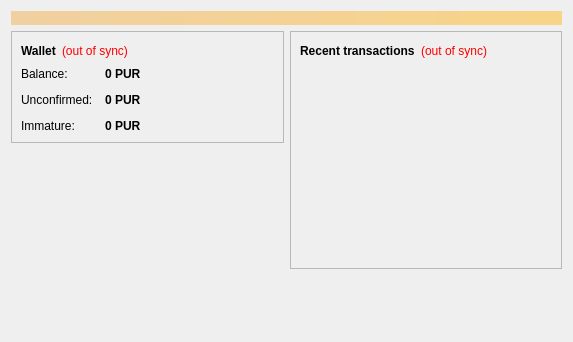
<?xml version="1.0" encoding="UTF-8"?>
<ui version="4.0">
 <class>OverviewPage</class>
 <widget class="QWidget" name="OverviewPage">
  <property name="geometry">
   <rect>
    <x>0</x>
    <y>0</y>
    <width>573</width>
    <height>342</height>
   </rect>
  </property>
  <property name="windowTitle">
   <string>Form</string>
  </property>
  <layout class="QVBoxLayout" name="topLayout">
   <item>
    <widget class="QLabel" name="labelAlerts">
     <property name="visible">
      <bool>false</bool>
     </property>
     <property name="styleSheet">
      <string notr="true">background-color: qlineargradient(x1: 0, y1: 0, x2: 1, y2: 0, stop:0 #F0D0A0, stop:1 #F8D488); color:#000000;</string>
     </property>
     <property name="wordWrap">
      <bool>true</bool>
     </property>
     <property name="margin">
      <number>3</number>
     </property>
    </widget>
   </item>
   <item>
    <layout class="QHBoxLayout" name="horizontalLayout" stretch="1,1">
     <item>
      <layout class="QVBoxLayout" name="verticalLayout_2">
       <item>
        <widget class="QFrame" name="frame">
         <property name="frameShape">
          <enum>QFrame::StyledPanel</enum>
         </property>
         <property name="frameShadow">
          <enum>QFrame::Raised</enum>
         </property>
         <layout class="QVBoxLayout" name="verticalLayout_4">
          <item>
           <layout class="QHBoxLayout" name="horizontalLayout_4">
            <item>
             <widget class="QLabel" name="label_5">
              <property name="font">
               <font>
                <weight>75</weight>
                <bold>true</bold>
               </font>
              </property>
              <property name="text">
               <string>Wallet</string>
              </property>
             </widget>
            </item>
            <item>
             <widget class="QLabel" name="labelWalletStatus">
              <property name="toolTip">
               <string>The displayed information may be out of date. Your wallet automatically synchronizes with the PurpleCoin network after a connection is established, but this process has not completed yet.</string>
              </property>
              <property name="styleSheet">
               <string notr="true">QLabel { color: red; }</string>
              </property>
              <property name="text">
               <string notr="true">(out of sync)</string>
              </property>
              <property name="alignment">
               <set>Qt::AlignLeading|Qt::AlignLeft|Qt::AlignVCenter</set>
              </property>
             </widget>
            </item>
            <item>
             <spacer name="horizontalSpacer_2">
              <property name="orientation">
               <enum>Qt::Horizontal</enum>
              </property>
              <property name="sizeHint" stdset="0">
               <size>
                <width>40</width>
                <height>20</height>
               </size>
              </property>
             </spacer>
            </item>
           </layout>
          </item>
          <item>
           <layout class="QFormLayout" name="formLayout_2">
            <property name="fieldGrowthPolicy">
             <enum>QFormLayout::AllNonFixedFieldsGrow</enum>
            </property>
            <property name="horizontalSpacing">
             <number>12</number>
            </property>
            <property name="verticalSpacing">
             <number>12</number>
            </property>
            <item row="0" column="0">
             <widget class="QLabel" name="label">
              <property name="text">
               <string>Balance:</string>
              </property>
             </widget>
            </item>
            <item row="0" column="1">
             <widget class="QLabel" name="labelBalance">
              <property name="font">
               <font>
                <weight>75</weight>
                <bold>true</bold>
               </font>
              </property>
              <property name="cursor">
               <cursorShape>IBeamCursor</cursorShape>
              </property>
              <property name="toolTip">
               <string>Your current balance</string>
              </property>
              <property name="text">
               <string notr="true">0 PUR</string>
              </property>
              <property name="textInteractionFlags">
               <set>Qt::LinksAccessibleByMouse|Qt::TextSelectableByKeyboard|Qt::TextSelectableByMouse</set>
              </property>
             </widget>
            </item>
            <item row="1" column="0">
             <widget class="QLabel" name="label_3">
              <property name="text">
               <string>Unconfirmed:</string>
              </property>
             </widget>
            </item>
            <item row="1" column="1">
             <widget class="QLabel" name="labelUnconfirmed">
              <property name="font">
               <font>
                <weight>75</weight>
                <bold>true</bold>
               </font>
              </property>
              <property name="cursor">
               <cursorShape>IBeamCursor</cursorShape>
              </property>
              <property name="toolTip">
               <string>Total of transactions that have yet to be confirmed, and do not yet count toward the current balance</string>
              </property>
              <property name="text">
               <string notr="true">0 PUR</string>
              </property>
              <property name="textInteractionFlags">
               <set>Qt::LinksAccessibleByMouse|Qt::TextSelectableByKeyboard|Qt::TextSelectableByMouse</set>
              </property>
             </widget>
            </item>
            <item row="2" column="0">
             <widget class="QLabel" name="labelImmatureText">
              <property name="text">
               <string>Immature:</string>
              </property>
             </widget>
            </item>
            <item row="2" column="1">
             <widget class="QLabel" name="labelImmature">
              <property name="font">
               <font>
                <weight>75</weight>
                <bold>true</bold>
               </font>
              </property>
              <property name="toolTip">
               <string>Mined balance that has not yet matured</string>
              </property>
              <property name="text">
               <string notr="true">0 PUR</string>
              </property>
              <property name="textInteractionFlags">
               <set>Qt::LinksAccessibleByMouse|Qt::TextSelectableByKeyboard|Qt::TextSelectableByMouse</set>
              </property>
             </widget>
            </item>
           </layout>
          </item>
         </layout>
        </widget>
       </item>
       <item>
        <spacer name="verticalSpacer">
         <property name="orientation">
          <enum>Qt::Vertical</enum>
         </property>
         <property name="sizeHint" stdset="0">
          <size>
           <width>20</width>
           <height>40</height>
          </size>
         </property>
        </spacer>
       </item>
      </layout>
     </item>
     <item>
      <layout class="QVBoxLayout" name="verticalLayout_3">
       <item>
        <widget class="QFrame" name="frame_2">
         <property name="frameShape">
          <enum>QFrame::StyledPanel</enum>
         </property>
         <property name="frameShadow">
          <enum>QFrame::Raised</enum>
         </property>
         <layout class="QVBoxLayout" name="verticalLayout">
          <item>
           <layout class="QHBoxLayout" name="horizontalLayout_2">
            <item>
             <widget class="QLabel" name="label_4">
              <property name="text">
               <string>&lt;b&gt;Recent transactions&lt;/b&gt;</string>
              </property>
             </widget>
            </item>
            <item>
             <widget class="QLabel" name="labelTransactionsStatus">
              <property name="toolTip">
               <string>The displayed information may be out of date. Your wallet automatically synchronizes with the PurpleCoin network after a connection is established, but this process has not completed yet.</string>
              </property>
              <property name="styleSheet">
               <string notr="true">QLabel { color: red; }</string>
              </property>
              <property name="text">
               <string notr="true">(out of sync)</string>
              </property>
              <property name="alignment">
               <set>Qt::AlignRight|Qt::AlignTrailing|Qt::AlignVCenter</set>
              </property>
             </widget>
            </item>
            <item>
             <spacer name="horizontalSpacer">
              <property name="orientation">
               <enum>Qt::Horizontal</enum>
              </property>
              <property name="sizeHint" stdset="0">
               <size>
                <width>40</width>
                <height>20</height>
               </size>
              </property>
             </spacer>
            </item>
           </layout>
          </item>
          <item>
           <widget class="QListView" name="listTransactions">
            <property name="styleSheet">
             <string notr="true">QListView { background: transparent; }</string>
            </property>
            <property name="frameShape">
             <enum>QFrame::NoFrame</enum>
            </property>
            <property name="verticalScrollBarPolicy">
             <enum>Qt::ScrollBarAlwaysOff</enum>
            </property>
            <property name="horizontalScrollBarPolicy">
             <enum>Qt::ScrollBarAlwaysOff</enum>
            </property>
            <property name="selectionMode">
             <enum>QAbstractItemView::NoSelection</enum>
            </property>
           </widget>
          </item>
         </layout>
        </widget>
       </item>
       <item>
        <spacer name="verticalSpacer_2">
         <property name="orientation">
          <enum>Qt::Vertical</enum>
         </property>
         <property name="sizeHint" stdset="0">
          <size>
           <width>20</width>
           <height>40</height>
          </size>
         </property>
        </spacer>
       </item>
      </layout>
     </item>
    </layout>
   </item>
  </layout>
 </widget>
 <resources/>
 <connections/>
</ui>
